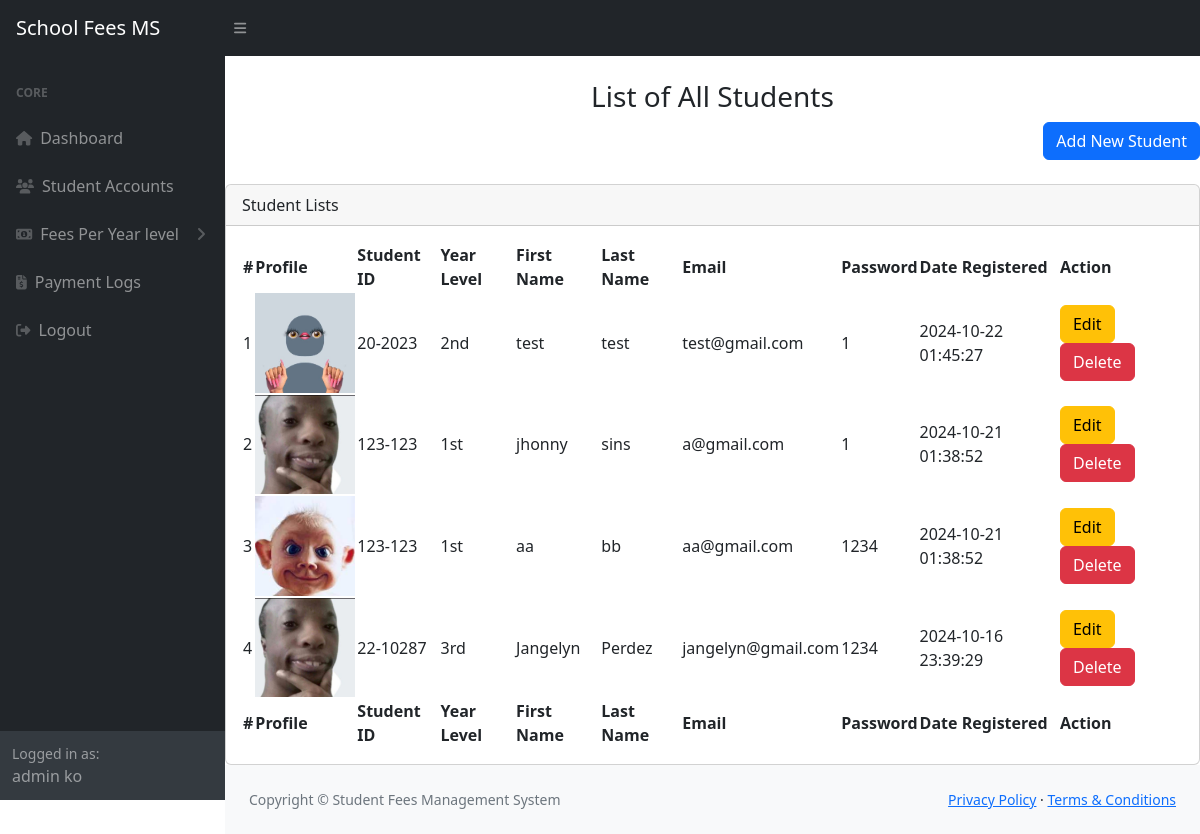
/admin/student-list.php, run on the app's committed database.
### tables this page shows
CREATE TABLE `accounts` (
  `id` int(11) NOT NULL,
  `profile_pic` varchar(200) NOT NULL,
  `first_name` varchar(80) NOT NULL,
  `last_name` varchar(80) NOT NULL,
  `email` varchar(100) NOT NULL,
  `password` varchar(100) NOT NULL,
  `school_id` varchar(100) NOT NULL,
  `year_level` varchar(100) NOT NULL,
  `bill_balance` int(20) NOT NULL,
  `user_type` varchar(30) NOT NULL,
  `date_registered` datetime NOT NULL DEFAULT current_timestamp()
);

### admin/student-list.php (the view, shortened to what this page needs)
<?php
include("adminHeader.php");
include("../database/connection.php");
?>
<main>
    <div class="d-flex justify-content-center mt-4">
        <h3>List of All Students</h3>
    </div>
    <div class="d-flex justify-content-end mb-3">
        <button class="btn btn-primary" data-bs-toggle="modal" data-bs-target="#addModal">Add New Student</button>
    </div>
    <div class="card mt-4">
        <div class="card-header">
            Student Lists
        </div>
        <div class="card-body">
            <table id="datatablesSimple">
                <thead>
                    <tr>
                        <th>#</th>
                        <th>Profile</th>
                        <th>Student ID</th>
                        <th>Year Level</th>
                        <th>First Name</th>
                        <th>Last Name</th>
                        <th>Email</th>
                        <th>Password</th>
                        <th>Date Registered</th>
                        <th>Action</th>
                    </tr>
                </thead>
                <tfoot>
                    <tr>
                        <th>#</th>
                        <th>Profile</th>
                        <th>Student ID</th>
                        <th>Year Level</th>
                        <th>First Name</th>
                        <th>Last Name</th>
                        <th>Email</th>
                        <th>Password</th>
                        <th>Date Registered</th>
                        <th>Action</th>
                    </tr>
                </tfoot>
                <tbody>
                    <?php
                    $sql = "SELECT * FROM accounts WHERE user_type = 'student' ORDER BY id DESC";
                    $result = $connection->query($sql);
                    if ($result->num_rows > 0) {
                        $count = 1;
                        while ($row = $result->fetch_assoc()) {
                            echo "<tr>
                                        <td>{$count}</td>
                                        <td><img src='../image/" . $row['profile_pic'] . "' alt='User Image' class='user-image' style='width: 100px; height: auto;'></td>
                                        <td>{$row['school_id']}</td>
                                        <td>{$row['year_level']}</td>
                                        <td>{$row['first_name']}</td>
                                        <td>{$row['last_name']}</td>
                                        <td>{$row['email']}</td>
                                        <td>{$row['password']}</td>
                                        <td>{$row['date_registered']}</td>
                                        <td>
                                            <button class='btn btn-warning' onclick='openEditModal({$row['id']}, \"{$row['school_id']}\", \"{$row['year_level']}\", \"{$row['first_name']}\", \"{$row['last_name']}\", \"{$row['email']}\", \"{$row['password']}\")'>Edit</button>
                                            <button class='btn btn-danger' onclick='confirmDelete(" . $row['id'] . ")'>Delete</button>
                                        </td>
                                    </tr>";
                            $count++;
                        }
                    } else {
                        echo "<tr><td colspan='9' class='text-center'>No students found.</td></tr>";
                    }
                    ?>
                </tbody>
            </table>
        </div>
    </div>
</main>
<?php include("../includes/footer.php"); ?>
<?php include("../includes/scripts.php"); ?>

### admin/adminHeader.php (shortened to what this page needs)
<?php
    include('../database/connection.php');
    $sql = "SELECT * FROM accounts WHERE user_type = 'admin'";
    $result = $connection->query($sql);
    if ($result->num_rows > 0) {
        $user = $result->fetch_assoc();
    } else {
        die('User not found.');
    }
?>
<!DOCTYPE html>
<html lang="en">
    <head>
        <link href="https://cdn.jsdelivr.net/npm/simple-datatables@7.1.2/dist/style.min.css" rel="stylesheet" />
        <link href="../css/styles.css" rel="stylesheet" />
    </head>
    <body class="sb-nav-fixed">
        <nav class="sb-topnav navbar navbar-expand navbar-dark bg-dark">
            <a class="navbar-brand ps-3" href="admin-dashboard.php">School Fees MS</a>
            <button class="btn btn-link btn-sm order-1 order-lg-0 me-4 me-lg-0" id="sidebarToggle" href="#!"><i class="fas fa-bars"></i></button>
        </nav>
        <div id="layoutSidenav">
            <div id="layoutSidenav_nav">
                <nav class="sb-sidenav accordion sb-sidenav-dark" id="sidenavAccordion">
                    <div class="sb-sidenav-menu">
                        <div class="nav">
                            <div class="sb-sidenav-menu-heading">Core</div>
                            <a class="nav-link" href="admin-dashboard.php">
                                <div class="sb-nav-link-icon"><i class="fas fa-home"></i></div>
                                Dashboard
                            </a>
                            <a class="nav-link" href="student-list.php">
                                <div class="sb-nav-link-icon"><i class="fas fa-users"></i></div>
                                Student Accounts
                            </a>
                            <a class="nav-link collapsed" href="#" data-bs-toggle="collapse" data-bs-target="#collapseLayouts" aria-expanded="false" aria-controls="collapseLayouts">
                                <div class="sb-nav-link-icon"><i class="fas fa-money-bill-alt"></i></div>
                                Fees Per Year level
                                <div class="sb-sidenav-collapse-arrow"><i class="fas fa-angle-down"></i></div>
                            </a>
                            <a class="nav-link" href="all-payments.php">
                                <div class="sb-nav-link-icon"><i class="fas fa-file-invoice-dollar"></i></div>
                                Payment Logs
                            </a>
                            <a class="nav-link" href="../logout.php">
                                <div class="sb-nav-link-icon"><i class="fas fa-sign-out-alt"></i></div>
                                Logout
                            </a>
                        </div>
                    </div>
                    <div class="sb-sidenav-footer">
                        <div class="small">Logged in as:</div>
                        <?php echo $user['first_name'] . ' ' . $user['last_name']; ?>
                    </div>
                </nav>
            </div>
            <div id="layoutSidenav_content">

### data on the page
accounts: first_name "admin", last_name "ko"
accounts: profile_pic (picture), school "20-2023", year_level "2nd", first_name "test", last_name "test", email "test@gmail.com", password "1", date_registered "2024-10-22 01:45:27"
accounts: profile_pic (picture), school "123-123", year_level "1st", first_name "jhonny", last_name "sins", email "a@gmail.com", password "1", date_registered "2024-10-21 01:38:52"
accounts: profile_pic (picture), school "123-123", year_level "1st", first_name "aa", last_name "bb", email "aa@gmail.com", password "1234", date_registered "2024-10-21 01:38:52"
accounts: profile_pic (picture), school "22-10287", year_level "3rd", first_name "Jangelyn", last_name "Perdez", email "jangelyn@gmail.com", password "1234", date_registered "2024-10-16 23:39:29"
